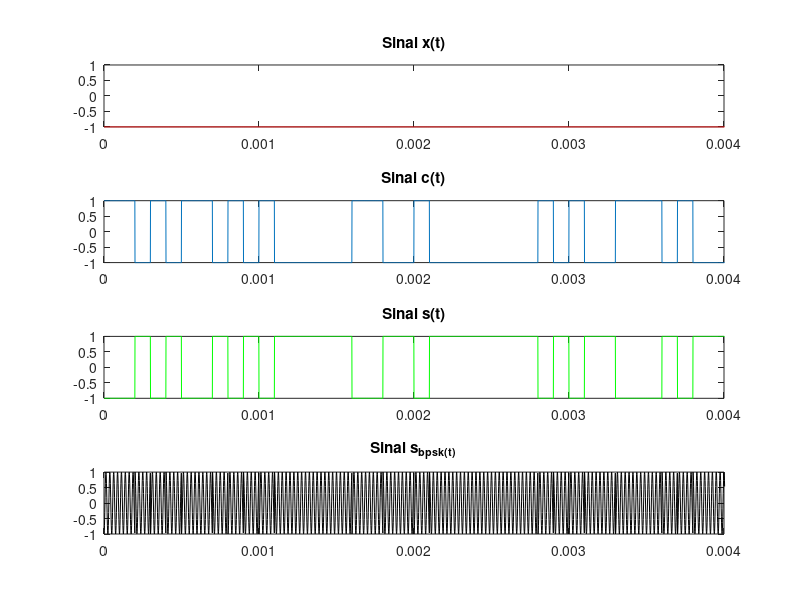
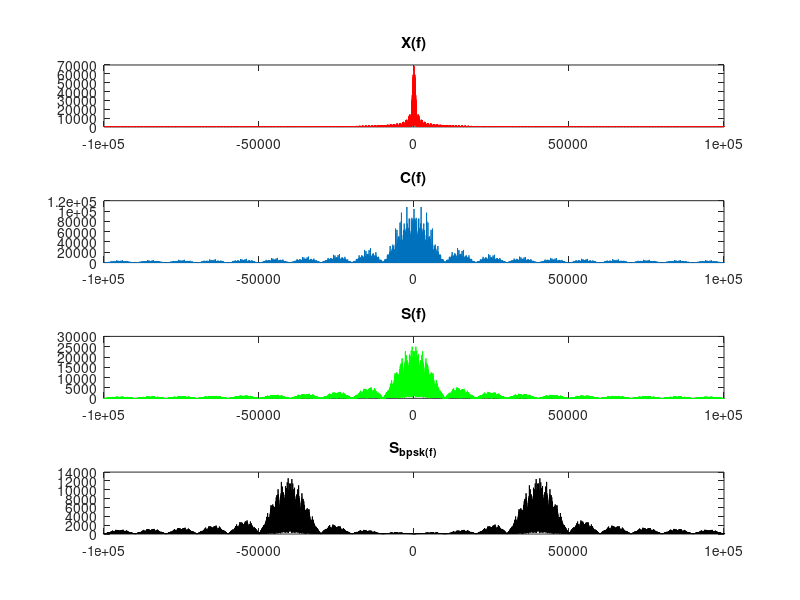

Write MATLAB code to recreate these figures, in order.
%fazer superamostragem 
%c(t) = codigo
%x(t) = info
%s = tamanho 100000
%t = [0,Tb) com um milhão de pontos
%f = [-fa/2,fa/2]
clear all;
close all;
Nb = 800; % Numero de bits transmitidos
L = 200; % Periodo do pseudo-codigo
N = 10; % Numero de chips por bit de informacao
fc = 40e3; % frequencia da modulacao BPSK
Rb = 1e3; % taxa de bits
amostra_chip = 100; % Numero de amostras por chip
fc = 40e3; %freq portadora
x_t = randi([0 1],1,Nb)*2-1;
c_t = randi([0 1],1,L)*2-1;
up = amostra_chip*N; % numero de amostras por bit
fa = Rb*up; % frequencia de amostragem (numero de amostras por segundo)
dur = Nb/Rb;
Ta = 1/fa;
t = 0:Ta:dur-Ta; %tempo
pt = cos(2*pi*fc*t);
%superamostragem
filtro = ones(1,up);
x_t_up = filter(filtro,1, upsample(x_t,up));
filtro_c = ones(1,amostra_chip);
c_t_up = filter(filtro_c,1, upsample(c_t,amostra_chip));
c_t_up = repmat(c_t_up,1,length(x_t_up)/length(c_t_up));
s_t = x_t_up.*c_t_up;
psk = s_t.*pt;

%ver melhor vetor de frequencia
%frequencia
passo_f = fa/length(t);
f = -fa/2:passo_f:(fa/2-1);
X = fft(x_t_up);
C = fft(c_t_up);
S = fft(s_t);
PSK = fft(psk);
%tempo
figure()
subplot(411);
plot(t,x_t_up,'r');
title('Sinal x(t)')
xlim([0 4*1/up]);
subplot(412);
plot(t,c_t_up);
title('Sinal c(t)')
xlim([0 4*1/up]);
subplot(413);
plot(t,s_t,'g');
xlim([0 4*1/up]);
title('Sinal s(t)')
subplot(414);
plot(t,psk,'k');
xlim([0 4*1/up]);
title('Sinal s_b_p_s_k_(_t_)');

figure();
subplot(411);
plot(f,fftshift(abs(X)),'r');
title('X(f)');
xlim([-10e4 10e4])
subplot(412);
plot(f,fftshift(abs(C)));
title('C(f)');
xlim([-10e4 10e4])
subplot(413);
plot(f,fftshift(abs(S)),'g');
title('S(f)');
xlim([-10e4 10e4])
subplot(414);
plot(f,fftshift(abs(PSK)),'k');
title('S_b_p_s_k_(_f_)');
xlim([-10e4 10e4])
